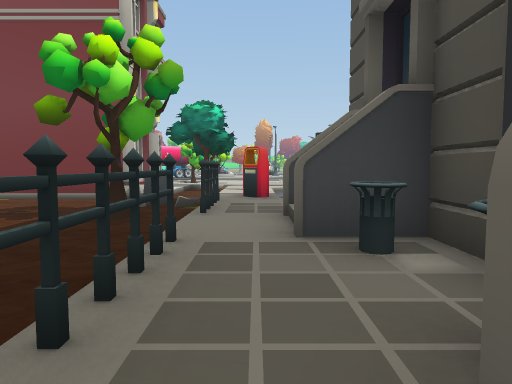
View 1 (above)

24 first-person views from a walk through a 3-D level made in the Unity game engine. The camera is 1.4 m above the floor, tilts 4° down and sees 70° across. The floor is counted in squares, 2 m on a side. Each view is taken from the middle of a square. On the plan, view 1 faces up. The plan holds only what a view shows up to about 11 squares ahead; the rest is blank. The place goes on beyond the plan. The player is left out. Some animated figures are left out. Some surface patterns are stand-ins.

View 2
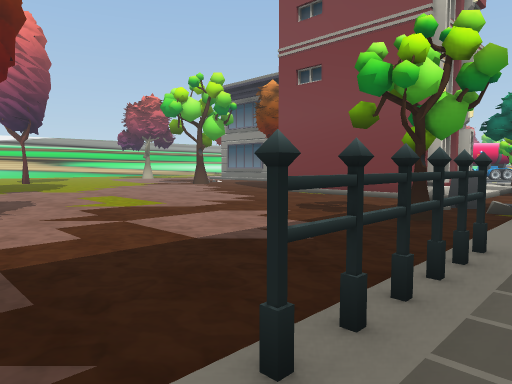

View 3
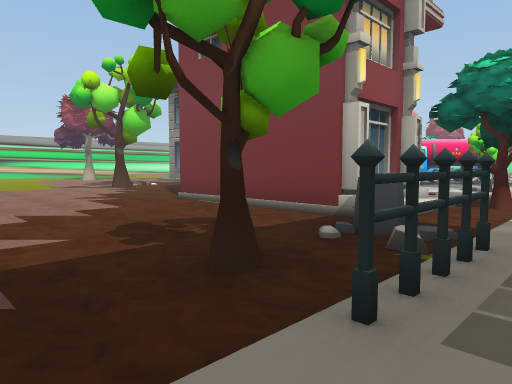

View 4
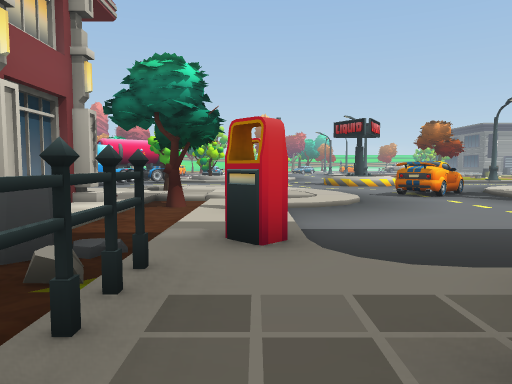

View 5
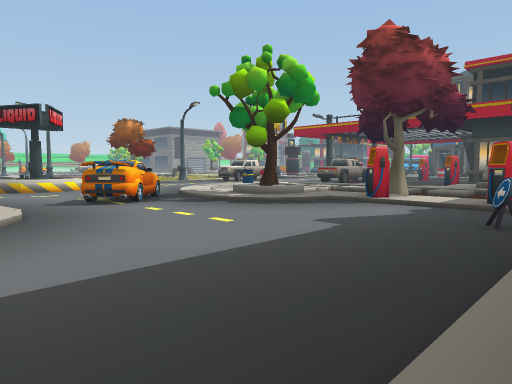

View 6
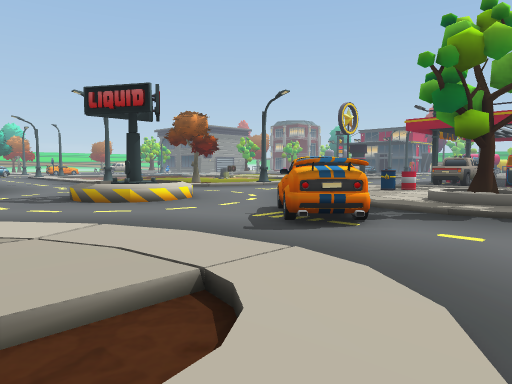

View 7
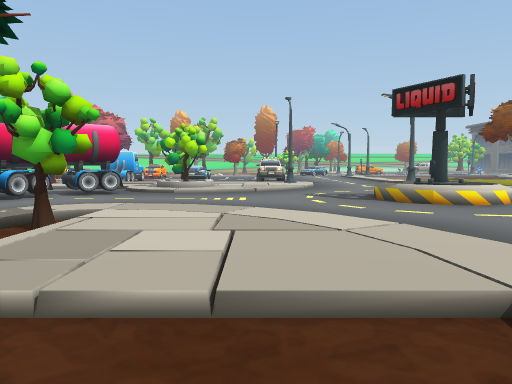

View 8
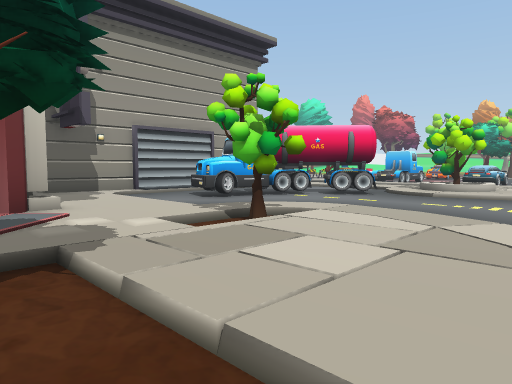

View 9
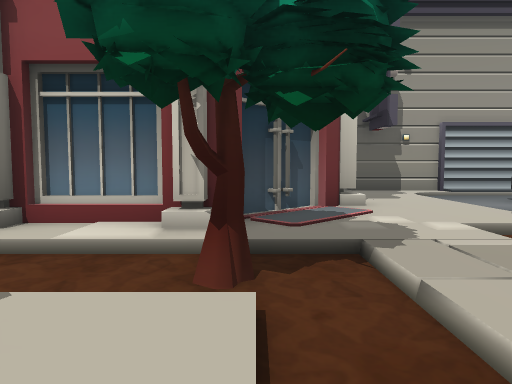

View 10
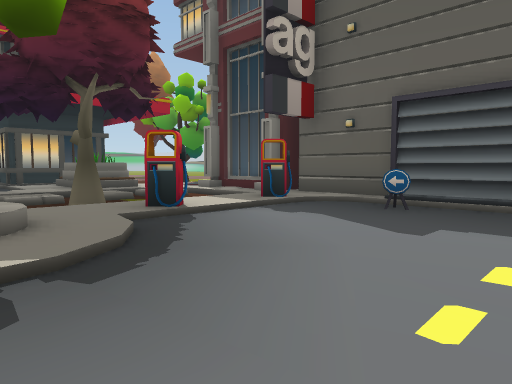

View 11
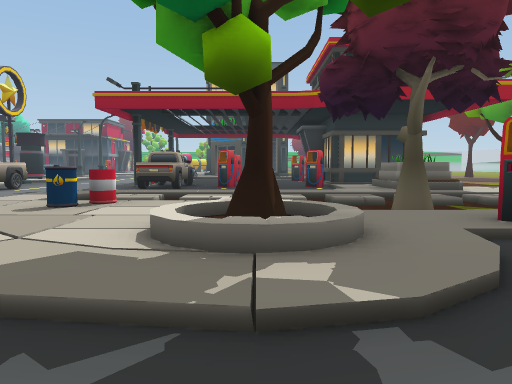

View 12
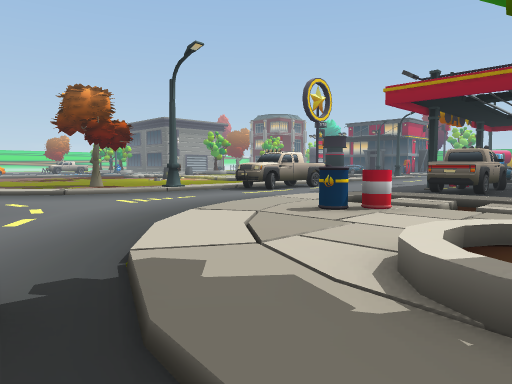

View 13
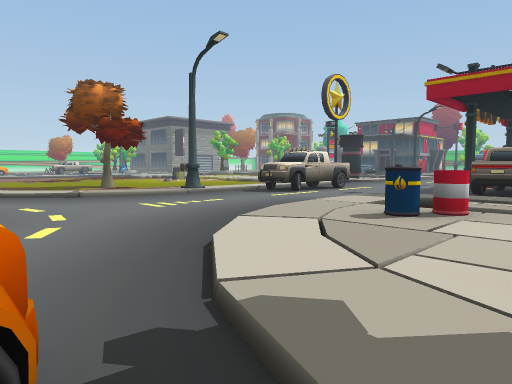

View 14
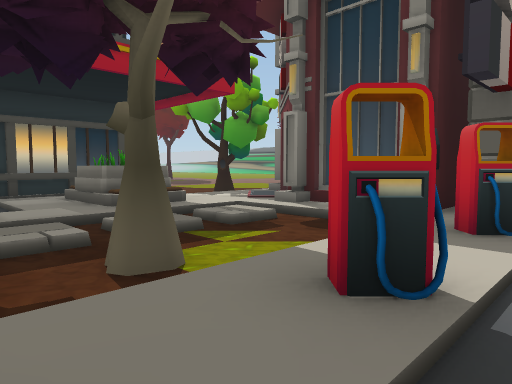

View 15
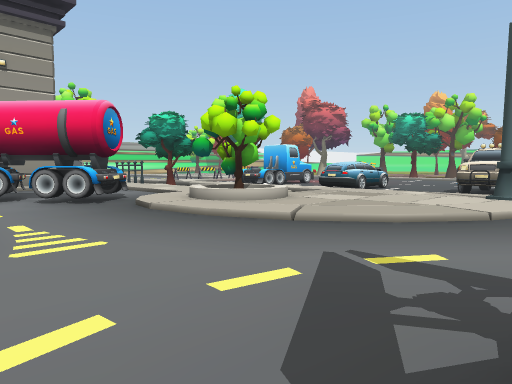

View 16
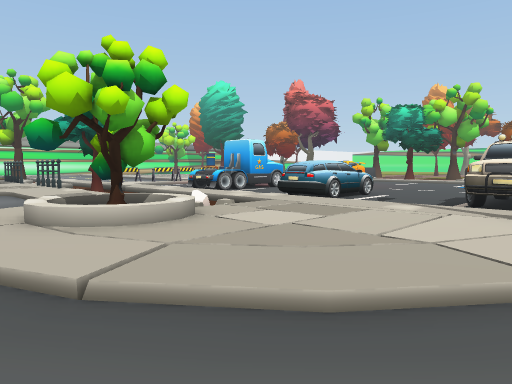

View 17
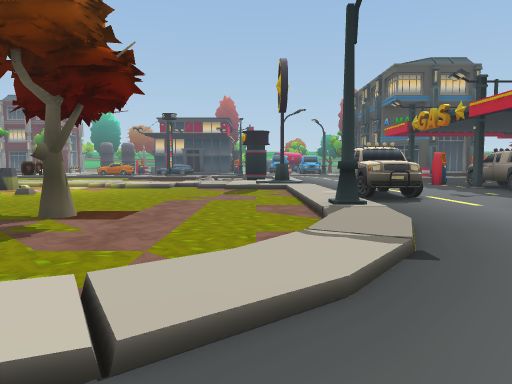

View 18
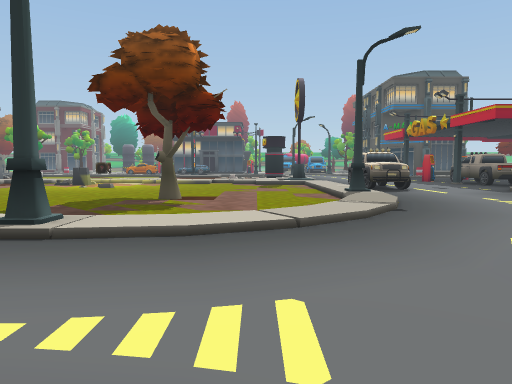

View 19
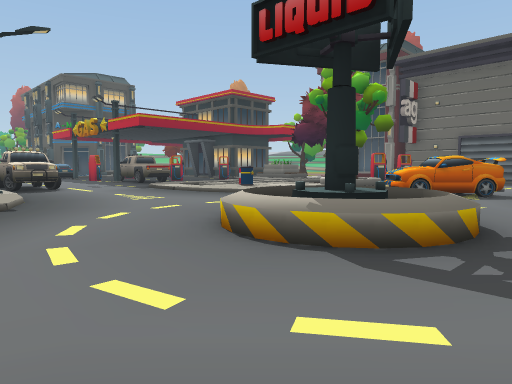

View 20
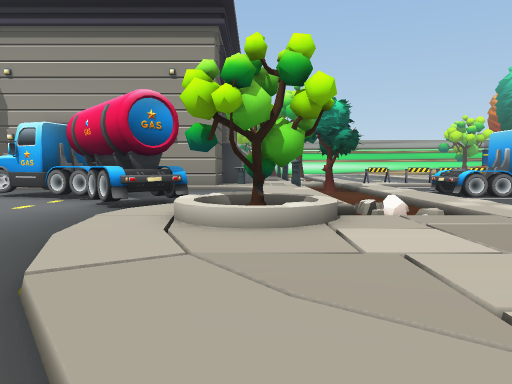

View 21
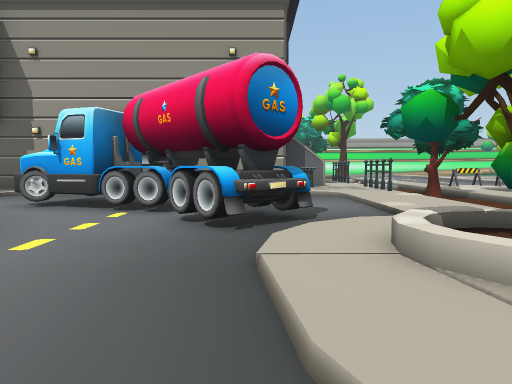

View 22
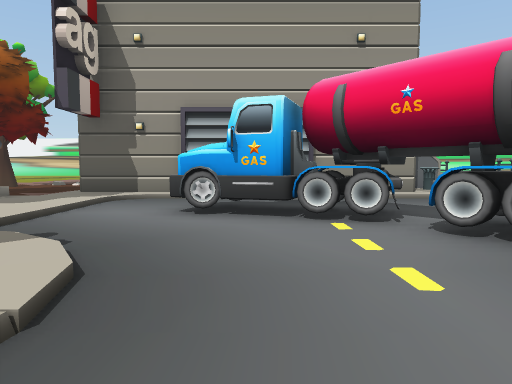

View 23
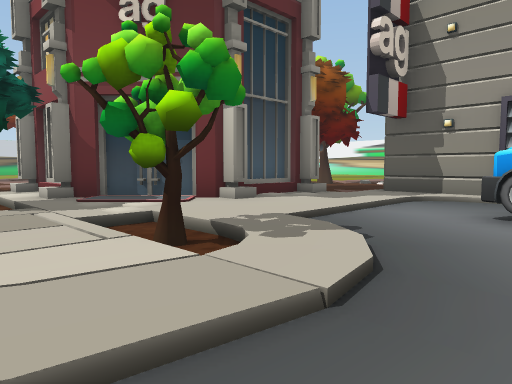

View 24
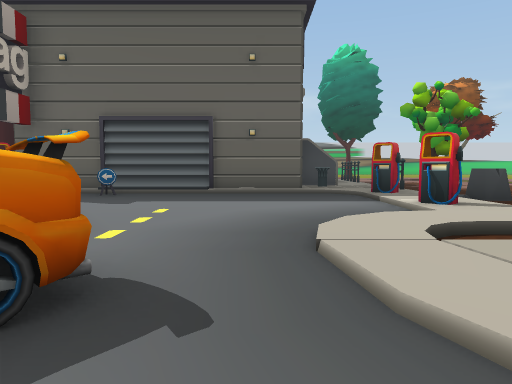

### Floor plan
Key: @ floor where view 1 was taken; # wall or solid block; x gap in a wall; . main floor; : floor 0.25 m higher than the main floor; / step, stairs or slope; = window, fence, low wall or low ledge; ^ raised ledge; B building; R rock; T tree; C car; O other object.
Columns run from 12 left of view 1 to 17 right of it. Each row starts with its distance up from view 1.
 30  x ..C...C..OO       .........
 29  #///////C////     # .........
 28  ////////.:::#:  ..: ..T......
 27     T...R.::::/ .../..........
 26  ###:::::T::://....//.........
 25  #::////:TT:::......:/........
 24  ##/..../T//:........///#/////
 23   #/..CCC///..........////////
 22   # .O#O........==........OOOO
 21   #/.OO........=##=..........
 20   #/O##.........^=............
 19   #//#O..///..........////....
 18   #/....///::........:///// .O
 17   #:////:T/:::....C.::OO /: OO
 16   #::::::.::::...CC:.::O /: ..
 15     B:B   :::::.CC.:::::
 14 ..  BBBB  .////..../TT
 13 .T     BB T////....////.
 12         BB./:/....../://O
 11         B:./O........O/T//::::
 10    .BBBBBB./:........:/../:#^:
  9   ........R/O........O/.//:^^
  8  .........R/O/.....#.O////::
  7 ...........#::########BBBB
  6 ..........T#:##       #
  5   ........./:##
  4  ........../:##
  3 ...........#:##
  2 ...........#::#
  1 T   .......#:##
  0          ../@

Positions as (right, up) in squares from view 1, and headings:
1: (0, 0), facing up
2: (0, 0), facing up-left
3: (0, 4), facing up-left
4: (0, 5), facing up
5: (1, 7), facing up-right
6: (0, 12), facing up-right
7: (0, 12), facing up
8: (1, 13), facing up-left
9: (1, 13), facing left
10: (4, 14), facing down-right
11: (5, 14), facing right
12: (6, 14), facing up-right
13: (6, 15), facing up-right
14: (8, 13), facing down-right
15: (3, 20), facing up-left
16: (2, 23), facing up-left
17: (6, 25), facing right
18: (3, 26), facing right
19: (2, 25), facing down-right
20: (2, 25), facing left
21: (0, 23), facing left
22: (-1, 20), facing left
23: (-1, 20), facing down-left
24: (3, 17), facing down
